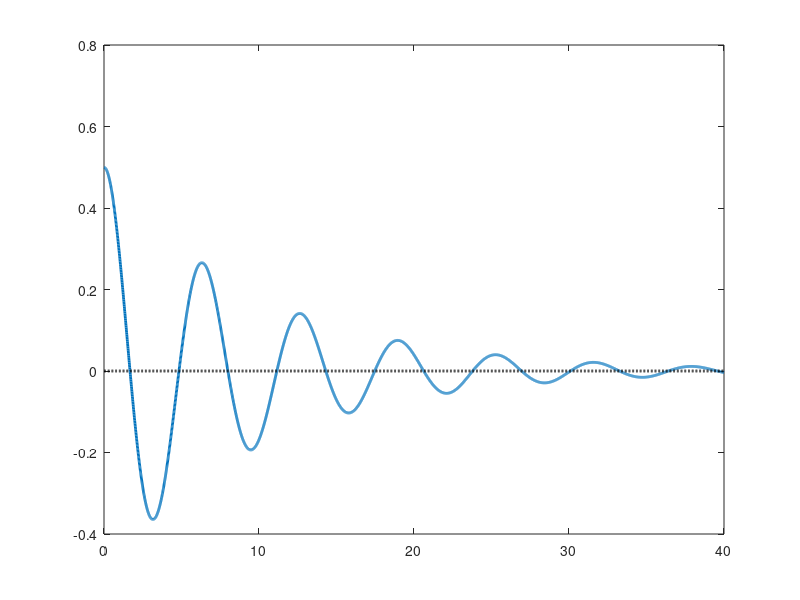

Recreate this plot in MATLAB. (Note: this script raises an error after producing the figure.)
%% W03_02_state_space.m
%  3주차 실습 (2) : 상태공간 - 시스템을 적는 두 번째 방법
%
%  2주차에서 전달함수 하나로는 못 하는 일이 있다는 것을 봤습니다.
%  물체를 당겨 놓고 놓았을 때 전달함수는 "아무 일도 없다"고 답했습니다.
%
%  그 문제를 해결하는 것이 상태공간(state-space)입니다.
%  11~13주차 현대제어는 전부 이 위에서 진행되므로 지금 개념을 잡아 둡시다.
%
%  대응하는 강의노트 : W03_LectureNote.mlx
%
%  제어시스템설계 3주차 | 충남대학교 자율운항시스템공학과

clc; clear all; close all;

%% 경로 자동 등록 — setup_path 를 아직 안 했어도 알아서 잡습니다
%  (이 블록은 실습 내용과 상관없습니다. 지우지 마십시오.)
if isempty(which('plant_msd'))
    p_ = pwd;
    if ~isempty(mfilename('fullpath')), p_ = fileparts(mfilename('fullpath')); end
    for k_ = 1:4
        if isfile(fullfile(p_,'setup_path.m')), run(fullfile(p_,'setup_path.m')); break; end
        p_ = fileparts(p_);
    end
    clear p_ k_
end
s = tf('s');

%% 1. "상태"가 뭔가요
%
%  게임 세이브 파일을 생각해 봅시다.
%
%  게임을 저장하고 껐다가 내일 다시 켜서 이어서 하려면 무엇을 저장해야 할까요?
%  캐릭터 위치, 체력, 가진 아이템 정도면 됩니다.
%  지금까지 어떤 경로로 걸어왔는지는 저장할 필요가 없습니다.
%  현재 상황만 알면 이어서 할 수 있으니까요.
%
%  제어공학에서 "상태(state)"가 바로 이것입니다.
%
%      상태 = 지금부터의 미래를 계산하는 데 필요한 최소한의 정보
%
%  질량-스프링-댐퍼에서는 무엇을 저장해야 할까요?
%
%      위치만?   부족합니다. 같은 위치라도 날아가는 중인지 멈춰 있는지 다릅니다.
%      위치+속도? 충분합니다. 이 둘과 앞으로 들어올 힘만 알면 미래가 다 정해집니다.
%
%  그래서 이 시스템의 상태는 두 개입니다.
%
%      x1 = 위치
%      x2 = 속도
%
%  상태가 몇 개인지는 미분방정식의 차수와 같습니다. 2계 미분방정식이면 상태 2개입니다.
%  왜냐하면 2계 미분방정식을 풀려면 초기조건이 두 개 필요하기 때문입니다.

%% 2. 상태공간으로 적어 보기
%
%  운동방정식은 이것이었습니다.
%
%      m*x'' + b*x' + k*x = F
%
%  상태를 x1 = 위치, x2 = 속도 로 두면 x2 = x1' 입니다.
%  이제 규칙은 하나입니다. "모든 상태의 미분을, 상태와 입력만으로 표현한다."
%
%  첫 번째 상태의 미분:
%      x1' = x2                              (위치의 미분은 속도, 당연합니다)
%
%  두 번째 상태의 미분:
%      x2' = x'' = (F - b*x' - k*x)/m
%          = (F - b*x2 - k*x1)/m
%          = -(k/m)*x1 - (b/m)*x2 + (1/m)*F
%
%  이 둘을 행렬로 묶으면 끝입니다.
%
%      [x1']   [   0      1  ] [x1]   [ 0 ]
%      [   ] = [             ] [  ] + [   ] F
%      [x2']   [ -k/m  -b/m  ] [x2]   [1/m]
%       ----    --------------  ----   -----
%        x'    =       A         x   +   B    u
%
%  그리고 우리가 측정하는 값(출력)이 위치라면
%
%      y = [1  0] [x1; x2] + 0*F
%           -----
%             C                  D
%
%  이것이 상태공간 표현입니다. 항상 이 두 줄 형태입니다.
%
%      x' = A*x + B*u        (상태가 어떻게 변하는가)
%      y  = C*x + D*u        (그중 무엇을 내다보는가)

m = 1; b = 0.2; k = 1;

A = [   0     1  ;
     -k/m  -b/m ];
B = [0; 1/m];
C = [1 0];
D = 0;

sys_ss = ss(A, B, C, D);

fprintf('=== 상태공간 행렬 ===\n');
fprintf('A =\n'); disp(A);
fprintf('B =\n'); disp(B);
fprintf('C =\n'); disp(C);
fprintf('D = %g\n\n', D);

%% 3. A, B, C, D 는 각각 무슨 뜻인가
%
%  이름만 외우면 헷갈립니다. 역할로 기억하십시오.
%
%      A : 아무도 안 건드려도 시스템이 저 혼자 어떻게 움직이는가
%          (진자를 그냥 놓아두면 어떻게 흔들리는가)
%
%      B : 입력이 상태에 어떻게 들어가는가
%          (힘을 주면 어느 상태가 얼마나 밀리는가)
%
%      C : 여러 상태 중 우리가 실제로 볼 수 있는 것은 무엇인가
%          (센서가 위치만 잰다면 속도는 못 봅니다)
%
%      D : 입력이 출력에 곧바로 튀어나오는 몫
%          (대부분의 물리 시스템에서 0 입니다. 힘을 준다고 위치가
%           그 순간 순간이동하지는 않으니까요)
%
%  이 중 A 가 가장 중요합니다. 시스템의 성격을 A 가 혼자 다 정합니다.
%  실제로 A 의 고유값(eigenvalue)이 곧 전달함수의 극점입니다. 확인해 봅시다.

fprintf('=== A 의 고유값 vs 전달함수의 극점 ===\n');
fprintf('  A 의 고유값 : ');
ev = eig(A); fprintf('%+.3f%+.3fj   ', [real(ev).'; imag(ev).']); fprintf('\n');

G = 1/(m*s^2 + b*s + k);
fprintf('  G 의 극점   : ');
pl = pole(G); fprintf('%+.3f%+.3fj   ', [real(pl).'; imag(pl).']); fprintf('\n');
fprintf('  --> 정확히 같습니다.\n');
fprintf('      그래서 11주차에서 안정도를 볼 때 eig(A) 만 보면 됩니다.\n\n');

%% 4. 전달함수와 상태공간 사이를 오가기
%
%  둘은 같은 시스템의 다른 표현이므로 자유롭게 오갈 수 있습니다.
%  MATLAB 명령 두 개면 됩니다.

G_from_ss = tf(sys_ss);          % 상태공간 -> 전달함수
sys_from_G = ss(G);              % 전달함수 -> 상태공간

fprintf('=== 상태공간 -> 전달함수 ===\n');
G_from_ss

t = 0:0.01:40;
fprintf('원래 전달함수와 응답 차이 : %.2e\n\n', ...
        max(abs(step(G, t) - step(G_from_ss, t))));

%% 5. 주의 : 상태공간 표현은 하나가 아닙니다
%
%  전달함수는 시스템 하나당 딱 하나입니다.
%  그런데 상태공간은 무한히 많습니다.
%
%  왜 그럴까요? 상태를 무엇으로 고르느냐가 우리 마음이기 때문입니다.
%  위치와 속도로 골라도 되고, 위치와 운동량으로 골라도 되고,
%  둘을 섞어서 골라도 됩니다.
%
%  비유하자면 같은 도시의 위치를 "동경/북위"로 적을 수도 있고
%  "서울역에서 몇 km 동쪽, 몇 km 북쪽"으로 적을 수도 있는 것과 같습니다.
%  좌표계가 달라도 그 도시는 같은 도시입니다.
%
%  아래에서 MATLAB 이 자동으로 만든 상태공간과 우리가 손으로 만든 것을 비교해 보면
%  A 행렬 숫자가 다른데도 고유값은 같고 응답도 같은 것을 볼 수 있습니다.

fprintf('=== 우리가 만든 A vs MATLAB 이 만든 A ===\n');
fprintf('우리 것 A =\n'); disp(A);
fprintf('MATLAB 것 A =\n'); disp(sys_from_G.A);
fprintf('우리 것 고유값   : ');   ev1 = eig(A);
fprintf('%+.3f%+.3fj  ', [real(ev1).'; imag(ev1).']); fprintf('\n');
fprintf('MATLAB 것 고유값 : ');   ev2 = eig(sys_from_G.A);
fprintf('%+.3f%+.3fj  ', [real(ev2).'; imag(ev2).']); fprintf('\n');
fprintf('--> 행렬 숫자는 달라도 고유값이 같으니 같은 시스템입니다.\n\n');

%% 6. 상태공간의 진짜 이점 : 초기조건
%
%  2주차 마지막에 풀지 못했던 문제로 돌아갑시다.
%
%      "물체를 0.5 m 당겨 놓고 힘 없이 놓았다. 어떻게 되는가?"
%
%  전달함수는 "아무 일도 없다"고 답했습니다. 입력이 0 이니까요.
%  상태공간은 초기 상태를 직접 넣을 수 있으므로 제대로 답합니다.
%
%      initial(sys, x0, t)    <- 초기조건에서 출발한 응답
%
%  x0 = [0.5; 0] 은 "위치 0.5 m, 속도 0" 이라는 뜻입니다.

x0 = [0.5; 0];

figure('Name','초기조건 응답');
h1 = plot(t, initial(sys_ss, x0, t), 'LineWidth', 2); hold on;
h2 = plot(t, zeros(size(t)), 'k--', 'LineWidth', 2);
yline(0, 'k:'); grid on;
xlabel('시간 [s]'); ylabel('위치 [m]');
title('0.5 m 당겨 놓고 놓았을 때 (힘은 0)');
legend([h1 h2], {'상태공간이 주는 답', '전달함수가 주는 답 (항상 0)'}, ...
       'Location','northeast');

fprintf('=== 초기조건 응답 ===\n');
fprintf('  전달함수 : 입력이 0 이니 출력도 0. 틀린 답입니다.\n');
fprintf('  상태공간 : 0.5 m 에서 출발해 진동하며 0 으로 갑니다. 맞는 답입니다.\n\n');

%% 7. 상태를 전부 꺼내 보기
%
%  전달함수는 출력 하나만 알려 줍니다.
%  상태공간은 내부 상태를 전부 볼 수 있습니다. 위치뿐 아니라 속도까지요.
%
%  C 행렬을 단위행렬로 바꾸면 "모든 상태를 출력으로 내보내라"는 뜻이 됩니다.

sys_all = ss(A, B, eye(2), [0;0]);       % 상태 둘 다 출력
[y_all, ~] = initial(sys_all, x0, t);

figure('Name','내부 상태 관찰');
tiledlayout(2,1)

nexttile
plot(t, y_all(:,1), 'LineWidth', 2); grid on;
ylabel('위치 [m]'); title('내부 상태를 모두 꺼내 본 결과');

nexttile
plot(t, y_all(:,2), 'LineWidth', 2, 'Color', [0.85 0.33 0.10]); grid on;
xlabel('시간 [s]'); ylabel('속도 [m/s]');

fprintf('=== 내부 상태 관찰 ===\n');
fprintf('  위치가 최대일 때 속도는 0 이고, 위치가 0 을 지날 때 속도가 최대입니다.\n');
fprintf('  진자나 그네를 떠올리면 자연스러운 결과입니다.\n');
fprintf('  이렇게 내부를 들여다볼 수 있는 것이 상태공간의 힘입니다.\n\n');

%% 8. 정리
%
%  1) 상태 = 미래를 계산하는 데 필요한 최소한의 정보 (게임 세이브 파일)
%     질량-스프링-댐퍼는 위치와 속도, 두 개면 충분합니다.
%
%  2) 상태공간은 항상 이 두 줄입니다.
%
%         x' = A*x + B*u
%         y  = C*x + D*u
%
%  3) A 가 시스템의 성격을 정합니다. A 의 고유값 = 전달함수의 극점입니다.
%
%  4) 상태공간 표현은 여러 가지입니다. 좌표를 어떻게 잡느냐가 자유이기 때문입니다.
%     그래도 고유값은 항상 같습니다.
%
%  5) 상태공간은 초기조건을 다룰 수 있고, 내부 상태를 볼 수 있습니다.
%     입출력이 여러 개여도 형태가 그대로입니다.
%     이 장점 때문에 11~13주차 현대제어는 전부 상태공간을 씁니다.
%
%  다음 실습 : W03_03_pendulum_linearization.m
%              이번 학기 전반부에서 가장 중요한 개념인 "선형화"를 다룹니다.
%              세상의 거의 모든 시스템은 사실 비선형인데, 우리는 지금까지
%              선형 이론만 배웠습니다. 이 간극을 어떻게 메울까요?
